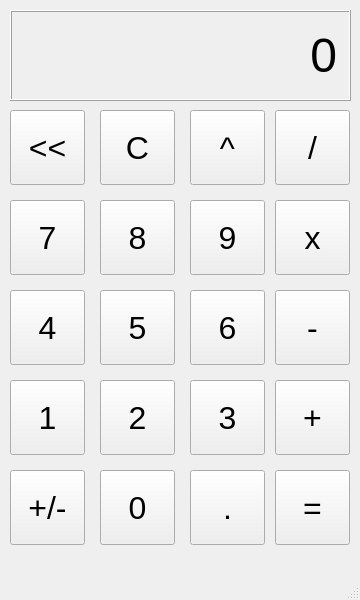
<?xml version="1.0" encoding="UTF-8"?>
<ui version="4.0">
 <class>MainWindow</class>
 <widget class="QMainWindow" name="MainWindow">
  <property name="geometry">
   <rect>
    <x>0</x>
    <y>0</y>
    <width>360</width>
    <height>600</height>
   </rect>
  </property>
  <property name="windowTitle">
   <string>Calculator</string>
  </property>
  <widget class="QWidget" name="centralwidget">
   <widget class="QLabel" name="outputLabel">
    <property name="geometry">
     <rect>
      <x>10</x>
      <y>10</y>
      <width>341</width>
      <height>91</height>
     </rect>
    </property>
    <property name="font">
     <font>
      <pointsize>36</pointsize>
     </font>
    </property>
    <property name="frameShape">
     <enum>QFrame::Box</enum>
    </property>
    <property name="frameShadow">
     <enum>QFrame::Raised</enum>
    </property>
    <property name="lineWidth">
     <number>1</number>
    </property>
    <property name="text">
     <string>0</string>
    </property>
    <property name="alignment">
     <set>Qt::AlignRight|Qt::AlignTrailing|Qt::AlignVCenter</set>
    </property>
    <property name="margin">
     <number>10</number>
    </property>
   </widget>
   <widget class="QPushButton" name="arrowButton">
    <property name="geometry">
     <rect>
      <x>10</x>
      <y>110</y>
      <width>75</width>
      <height>75</height>
     </rect>
    </property>
    <property name="font">
     <font>
      <pointsize>24</pointsize>
     </font>
    </property>
    <property name="text">
     <string>&lt;&lt;</string>
    </property>
   </widget>
   <widget class="QPushButton" name="clearButton">
    <property name="geometry">
     <rect>
      <x>100</x>
      <y>110</y>
      <width>75</width>
      <height>75</height>
     </rect>
    </property>
    <property name="font">
     <font>
      <pointsize>24</pointsize>
     </font>
    </property>
    <property name="text">
     <string>C</string>
    </property>
   </widget>
   <widget class="QPushButton" name="indicesButton">
    <property name="geometry">
     <rect>
      <x>190</x>
      <y>110</y>
      <width>75</width>
      <height>75</height>
     </rect>
    </property>
    <property name="font">
     <font>
      <pointsize>24</pointsize>
     </font>
    </property>
    <property name="text">
     <string>^</string>
    </property>
   </widget>
   <widget class="QPushButton" name="divideButton">
    <property name="geometry">
     <rect>
      <x>275</x>
      <y>110</y>
      <width>75</width>
      <height>75</height>
     </rect>
    </property>
    <property name="font">
     <font>
      <pointsize>24</pointsize>
     </font>
    </property>
    <property name="text">
     <string>/</string>
    </property>
   </widget>
   <widget class="QPushButton" name="eightButton">
    <property name="geometry">
     <rect>
      <x>100</x>
      <y>200</y>
      <width>75</width>
      <height>75</height>
     </rect>
    </property>
    <property name="font">
     <font>
      <pointsize>24</pointsize>
     </font>
    </property>
    <property name="text">
     <string>8</string>
    </property>
   </widget>
   <widget class="QPushButton" name="sevenButton">
    <property name="geometry">
     <rect>
      <x>10</x>
      <y>200</y>
      <width>75</width>
      <height>75</height>
     </rect>
    </property>
    <property name="font">
     <font>
      <pointsize>24</pointsize>
     </font>
    </property>
    <property name="text">
     <string>7</string>
    </property>
   </widget>
   <widget class="QPushButton" name="multiplyButton">
    <property name="geometry">
     <rect>
      <x>275</x>
      <y>200</y>
      <width>75</width>
      <height>75</height>
     </rect>
    </property>
    <property name="font">
     <font>
      <pointsize>24</pointsize>
     </font>
    </property>
    <property name="text">
     <string>x</string>
    </property>
   </widget>
   <widget class="QPushButton" name="nineButton">
    <property name="geometry">
     <rect>
      <x>190</x>
      <y>200</y>
      <width>75</width>
      <height>75</height>
     </rect>
    </property>
    <property name="font">
     <font>
      <pointsize>24</pointsize>
     </font>
    </property>
    <property name="text">
     <string>9</string>
    </property>
   </widget>
   <widget class="QPushButton" name="fiveButton">
    <property name="geometry">
     <rect>
      <x>100</x>
      <y>290</y>
      <width>75</width>
      <height>75</height>
     </rect>
    </property>
    <property name="font">
     <font>
      <pointsize>24</pointsize>
     </font>
    </property>
    <property name="text">
     <string>5</string>
    </property>
   </widget>
   <widget class="QPushButton" name="fourButton">
    <property name="geometry">
     <rect>
      <x>10</x>
      <y>290</y>
      <width>75</width>
      <height>75</height>
     </rect>
    </property>
    <property name="font">
     <font>
      <pointsize>24</pointsize>
     </font>
    </property>
    <property name="text">
     <string>4</string>
    </property>
   </widget>
   <widget class="QPushButton" name="minusButton">
    <property name="geometry">
     <rect>
      <x>275</x>
      <y>290</y>
      <width>75</width>
      <height>75</height>
     </rect>
    </property>
    <property name="font">
     <font>
      <pointsize>24</pointsize>
     </font>
    </property>
    <property name="text">
     <string>-</string>
    </property>
   </widget>
   <widget class="QPushButton" name="sixButton">
    <property name="geometry">
     <rect>
      <x>190</x>
      <y>290</y>
      <width>75</width>
      <height>75</height>
     </rect>
    </property>
    <property name="font">
     <font>
      <pointsize>24</pointsize>
     </font>
    </property>
    <property name="text">
     <string>6</string>
    </property>
   </widget>
   <widget class="QPushButton" name="twiButton">
    <property name="geometry">
     <rect>
      <x>100</x>
      <y>380</y>
      <width>75</width>
      <height>75</height>
     </rect>
    </property>
    <property name="font">
     <font>
      <pointsize>24</pointsize>
     </font>
    </property>
    <property name="text">
     <string>2</string>
    </property>
   </widget>
   <widget class="QPushButton" name="oneButton">
    <property name="geometry">
     <rect>
      <x>10</x>
      <y>380</y>
      <width>75</width>
      <height>75</height>
     </rect>
    </property>
    <property name="font">
     <font>
      <pointsize>24</pointsize>
     </font>
    </property>
    <property name="text">
     <string>1</string>
    </property>
   </widget>
   <widget class="QPushButton" name="addButton">
    <property name="geometry">
     <rect>
      <x>275</x>
      <y>380</y>
      <width>75</width>
      <height>75</height>
     </rect>
    </property>
    <property name="font">
     <font>
      <pointsize>24</pointsize>
     </font>
    </property>
    <property name="text">
     <string>+</string>
    </property>
   </widget>
   <widget class="QPushButton" name="threeButton">
    <property name="geometry">
     <rect>
      <x>190</x>
      <y>380</y>
      <width>75</width>
      <height>75</height>
     </rect>
    </property>
    <property name="font">
     <font>
      <pointsize>24</pointsize>
     </font>
    </property>
    <property name="text">
     <string>3</string>
    </property>
   </widget>
   <widget class="QPushButton" name="zeroButton">
    <property name="geometry">
     <rect>
      <x>100</x>
      <y>470</y>
      <width>75</width>
      <height>75</height>
     </rect>
    </property>
    <property name="font">
     <font>
      <pointsize>24</pointsize>
     </font>
    </property>
    <property name="text">
     <string>0</string>
    </property>
   </widget>
   <widget class="QPushButton" name="plusminusButton">
    <property name="geometry">
     <rect>
      <x>10</x>
      <y>470</y>
      <width>75</width>
      <height>75</height>
     </rect>
    </property>
    <property name="font">
     <font>
      <pointsize>24</pointsize>
     </font>
    </property>
    <property name="text">
     <string>+/-</string>
    </property>
   </widget>
   <widget class="QPushButton" name="equalButton">
    <property name="geometry">
     <rect>
      <x>275</x>
      <y>470</y>
      <width>75</width>
      <height>75</height>
     </rect>
    </property>
    <property name="font">
     <font>
      <pointsize>24</pointsize>
     </font>
    </property>
    <property name="text">
     <string>=</string>
    </property>
   </widget>
   <widget class="QPushButton" name="decimalButton">
    <property name="geometry">
     <rect>
      <x>190</x>
      <y>470</y>
      <width>75</width>
      <height>75</height>
     </rect>
    </property>
    <property name="font">
     <font>
      <pointsize>24</pointsize>
     </font>
    </property>
    <property name="text">
     <string>.</string>
    </property>
   </widget>
  </widget>
  <widget class="QStatusBar" name="statusbar"/>
 </widget>
 <resources/>
 <connections/>
</ui>
